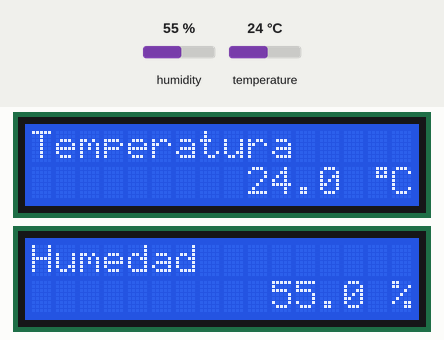
Simulated run of this program. Board: MicroPython board. Parts: 2 × 16×2 character LCD. The inputs (shaded band) are chosen by the test bench; at power-on: humidity 55 %, temperature 24 °C.

Above: at 3.3 s.
3.4 s: humidity set to 22 %
At 5.0 s:
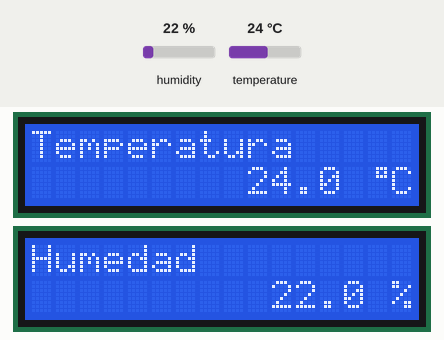
5.8 s: temperature set to 12 °C
At 6.7 s:
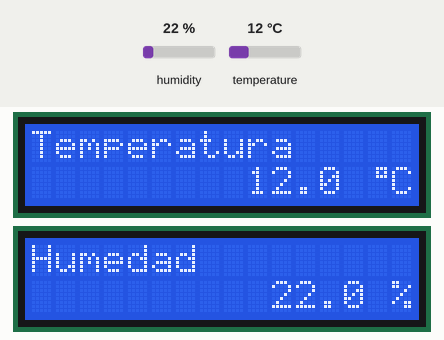
7.9 s: humidity set to 40 %
At 9.6 s:
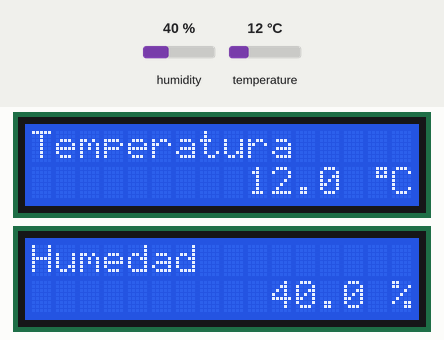
10.0 s: temperature set to 19 °C
At 11.4 s:
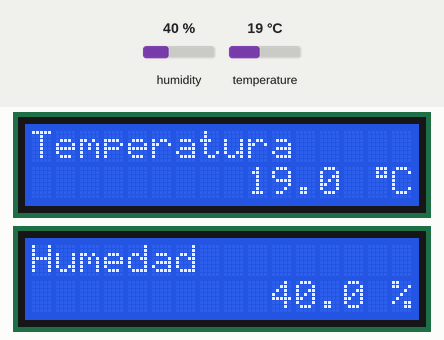
Timing chart, 0 to 13.0 s (numbered marks = the images above; inputs shaded):
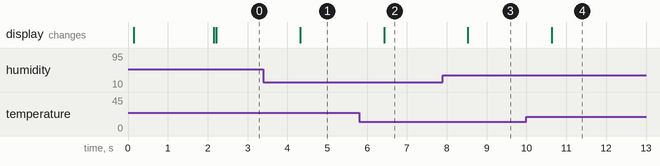

Measured:
- after the input at 3.4 s, the display: changes after 0.92 s (image 1)
- after the input at 5.8 s, the display: changes after 0.63 s (image 2)
- after the input at 7.9 s, the display: changes after 0.63 s (image 3)
- after the input at 10.0 s, the display: changes after 0.63 s (image 4)

The program:

ejemplo10_uso_lcd4.py
```python
from machine import Pin, SoftI2C
from lcd_api import LcdApi
from i2c_lcd import I2cLcd
from time import sleep
from dht import DHT22

i2c = SoftI2C(sda=Pin(19), scl=Pin(18), freq=500000)

lcd1 = I2cLcd(i2c, 0x11, 2, 16)
lcd2 = I2cLcd(i2c, 0x27, 2, 16)


sensor = DHT22(Pin(13))

nene = bytearray ([0x0E, 0x0A, 0x0E, 0x1F, 0x04, 0x04, 0x0E, 0x11])
smile = bytearray([0x00, 0x00, 0x0A, 0x00, 0x11, 0x0E, 0x00, 0x00])
grados = bytearray([ 0x07, 0x05, 0x07, 0x00, 0x00, 0x00, 0x00, 0x00])

lcd1.custom_char(0, nene)
lcd2.custom_char(1, smile)
lcd1.custom_char(2, grados)

lcd1.move_to(0,0)
lcd1.putstr(f"! Micropython !")
lcd1.move_to(2,1)
lcd1.putstr(f"{chr(0)} {chr(0)} {chr(0)} {chr(0)} {chr(0)} {chr(0)}")

lcd2.move_to(0,0)
lcd2.putstr(f"!!  UTN-FRT  !!")
lcd2.move_to(6,1)
lcd2.putstr(f"{chr(1)} {chr(1)}")

sleep(2)

lcd1.clear()
lcd2.clear()

while True:
    sensor.measure() # Leemos los valores del sensor
    temperatura = sensor.temperature() # Obtenemos la temperatura
    humedad = sensor.humidity() # Obtenemos la humedad

    lcd1.move_to(0,0)
    lcd1.putstr(f'Temperatura')
    lcd1.move_to(9,1)
    lcd1.putstr(f'{temperatura} {chr(2)}C')

    lcd2.move_to(0,0)
    lcd2.putstr(f'Humedad')
    lcd2.move_to(10,1)
    lcd2.putstr(f'{humedad} %')

    sleep(1)
```
